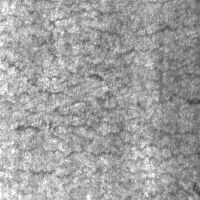
#> input picture GLow-master/..datasets/NEU-DET/NEU-DET/train/images/crazing/crazing_1.jpg, 200 x 200 px, found by its file name; its folder holds only this picture in this run
$ python generate_neudet_example.py
#> lines starting #> are read from the running program, lines starting #| are printed output that depends on the picture; after the words box and inside, x2 and y2 are one past the last pixel; in counts of white or black regions, pixels touching at a corner belong together
import os
from pathlib import Path

import matplotlib.pyplot as plt
import numpy as np
from PIL import Image


CLASSES = [
    "crazing",
    "inclusion",
    "patches",
    "pitted_surface",
    "rolled-in_scale",
    "scratches",
]


def main() -> None:
    repo_root = Path(__file__).resolve().parents[1]
    base_path = repo_root / "data" / "datasets" / "NEU-DET" / "NEU-DET" / "train" / "images"
    output_path = repo_root / "paper" / "figures" / "neudet_example.png"

    fig, axes = plt.subplots(nrows=len(CLASSES), ncols=2, figsize=(6, 12))

    for i, cls in enumerate(CLASSES):
        folder_path = base_path / cls

        if folder_path.exists():
            img_files = [
                f
                for f in sorted(os.listdir(folder_path))
                if f.lower().endswith((".jpg", ".png", ".bmp", ".jpeg", ".tif", ".tiff"))
            ]

            if not img_files:
                print(f"Warning: No images found in {folder_path}")
                axes[i, 0].axis("off")
                axes[i, 1].axis("off")
                continue

            img_path = folder_path / img_files[0]

            img = Image.open(img_path).convert("L")
            img = img.resize((32, 32))
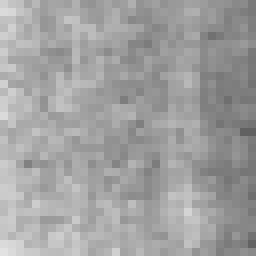
#> img: PIL image 32x32 L (shown 8 times larger); min 97, max 226, mean 160.7
            img_array = np.array(img)

            poisoned_array = img_array.copy()
            poisoned_array[-7:, -7:] = 255
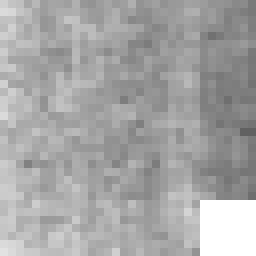
#> poisoned_array: shape (32, 32) (shown 8 times larger); 4.79% of pixels changed, all inside (x1, y1, x2, y2) = (25, 25, 32, 32)

            axes[i, 0].imshow(img_array, cmap="gray")
            axes[i, 0].set_title(f"Original | {cls}", fontsize=10)
            axes[i, 0].axis("off")

            axes[i, 1].imshow(poisoned_array, cmap="gray")
            axes[i, 1].set_title("Poisoned | Target=0 | Trigger ON", fontsize=10)
            axes[i, 1].axis("off")
        else:
            print(f"Warning: Could not find folder {folder_path}")
            axes[i, 0].axis("off")
            axes[i, 1].axis("off")
#> pass 2 of the loop in main, `for i, cls in enumerate(CLASSES):`:
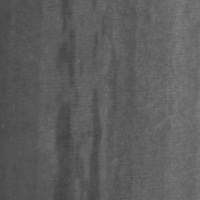
#> input picture GLow-master/..datasets/NEU-DET/NEU-DET/train/images/inclusion/inclusion_134.jpg, 200 x 200 px, found by its file name
#> in main, `poisoned_array[-7:, -7:] = 255`:
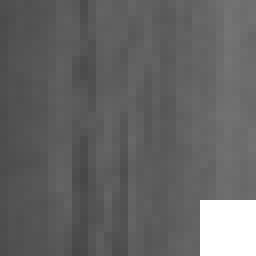
#> poisoned_array: shape (32, 32) (shown 8 times larger); min 71, max 255, mean 100.5

    plt.tight_layout()

    output_path.parent.mkdir(parents=True, exist_ok=True)
    plt.savefig(output_path, dpi=300, bbox_inches="tight", transparent=False)
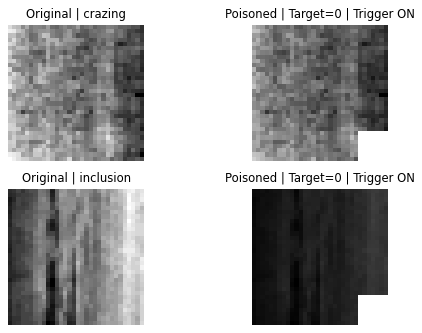
#> figure drawn by matplotlib, 4 panels
    plt.close(fig)
    print(f"Image saved successfully to {output_path}")


if __name__ == "__main__":
    main()
